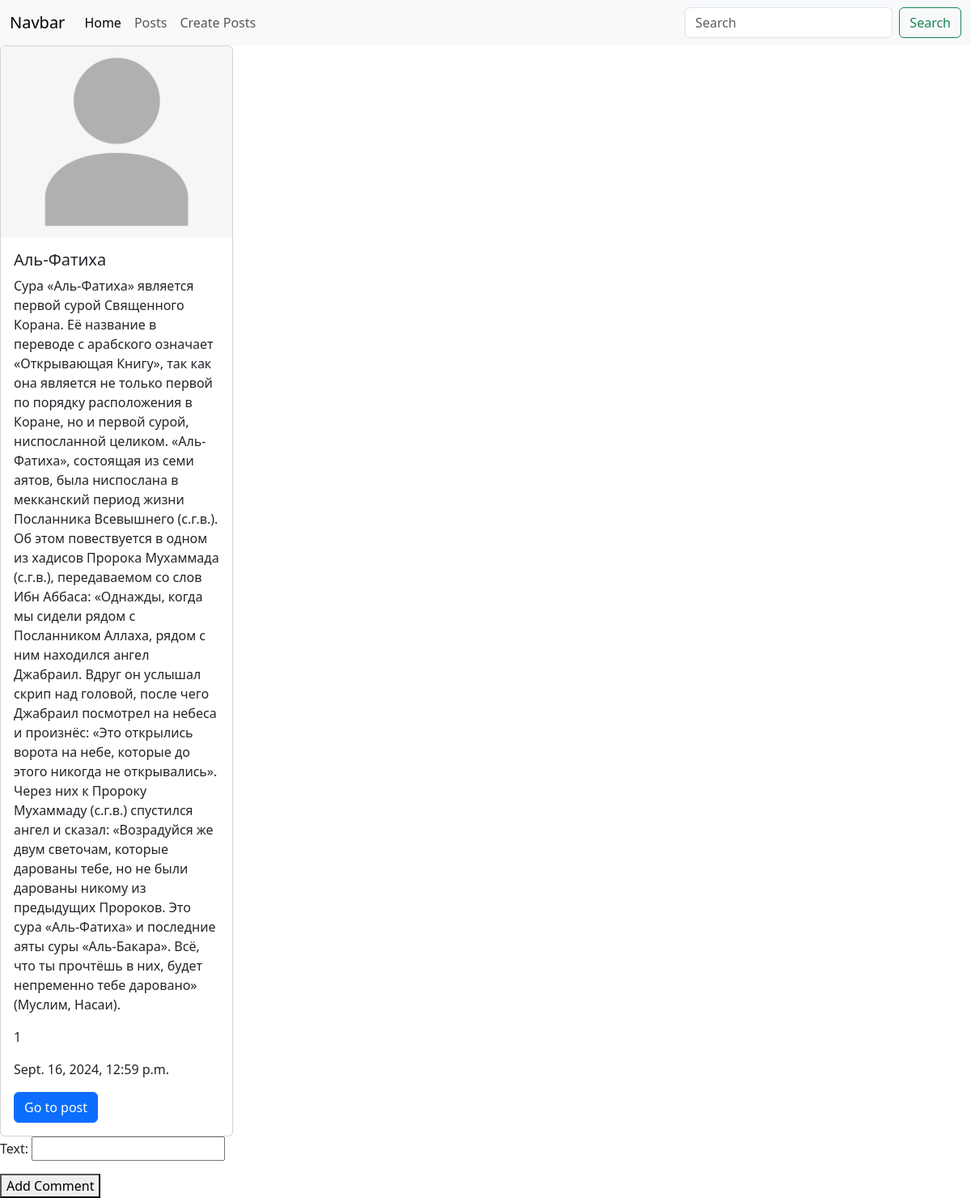
The app's page /posts/5/ (signed in), older data.
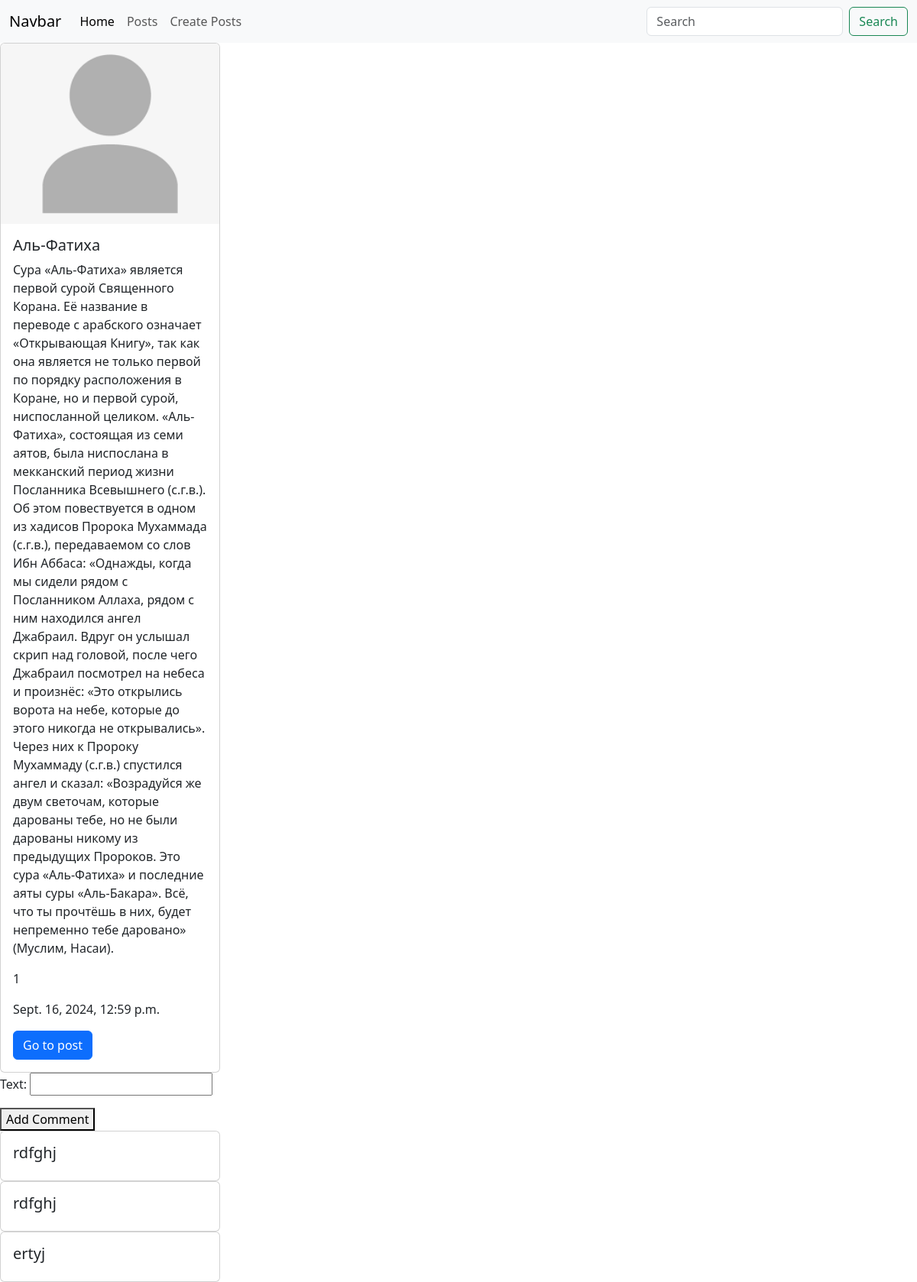
The same page, newer data.
### posts/models.py (models this page shows)
class Comment(models.Model):
    text = models.CharField(max_length=400)
    post = models.ForeignKey(Post, on_delete=models.CASCADE, related_name='comments')

### posts/views.py (the view, shortened to what this page needs)
# urls.py: path('posts/<int:post_id>/', detail_view, name='detail'),
@login_required(login_url='login')
def detail_view(request, post_id):
    post = Post.objects.get(id=post_id)
    if request.method == "GET":
        form = CommentForm()
        comments = post.comments.all()
        return render(
            request, 'posts/post_detail.html',
            context={'post': post, 'form': form, 'comments': comments}
        )

### posts/forms.py
class CommentForm(forms.ModelForm):
    class Meta:
        model = Comment
        fields = ['text']

### templates/posts/post_detail.html (shortened to what this page needs)
{% extends "base.html" %}
{% load static%}
{%block content%}
<div class="card" style="width: 18rem;">
  {% if post.image %}
  <img src="{{post.image.url}}" class="card-img-top" alt="...">
  {% else %}
   <img src="{% static 'placeholder.png' %}" class="card-img-top" alt="...">
  {% endif %}
  <div class="card-body">
    <h5 class="card-title">{{post.title}}</h5>
    <p class="card-text">{{post.content}}</p>
    <p class="card-text">{{post.rate}}</p>
    <p class="card-text">{{post.created_at}}</p>
    <a href="/posts/{{post.id}}/" class="btn btn-primary">Go to post</a>
  </div>
 </div>
<form action="" method="post">
  {{form.as_p}}
  <button type="submit">Add Comment</button>
</form>
{%for comment in comments%}
<div class="card" style="width: 18rem;">
<div class="card-body">
     <h5 class="card-title">{{comment.text}}</h5>
  </div>
</div>
{%endfor%}
{%endblock%}

Row changes from the older to the newer data that the page shows:
added Comment: text "rdfghj"
added Comment: text "rdfghj"
added Comment: text "ertyj"
